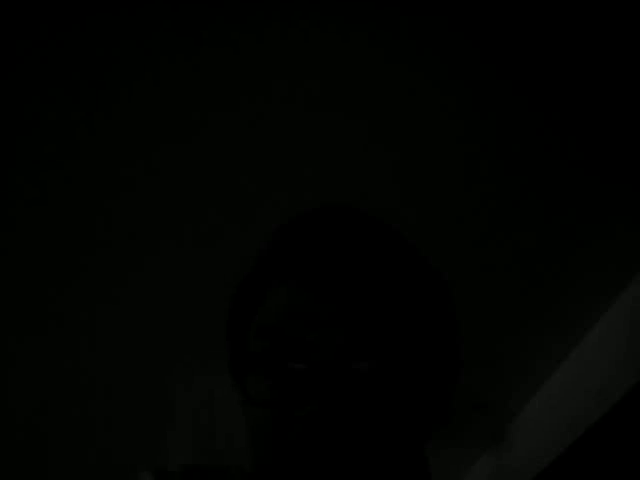
#> input picture frame 3 of Week 9/output.avi, 640 x 480 px, given in place of ballbounce.mp4, which was not available
$ jupyter execute --allow-errors 'Preparation 9F solution.ipynb'   (shell and % lines are left out)   (Python 2 division)   (older library calls are emulated)
#> lines starting #> are read from the running program, lines starting #| are printed output that depends on the picture; after the words box and inside, x2 and y2 are one past the last pixel; in counts of white or black regions, pixels touching at a corner belong together; pictures that were not available may be replaced by others from this repository, and a replacement may not be noted
[cell 1]
import os
os.getcwd()

#> (a cell that did not finish here is left out)

#> (a cell that did not finish here is left out)

#> (a cell that did not finish here is left out)

#> (a cell that did not finish here is left out)

#> (a cell that did not finish here is left out)

[cell 7]
import matplotlib.pyplot as plt
#> (the rest of this cell did not finish here and is left out)

#> (a cell that did not finish here is left out)

#> (a cell that did not finish here is left out)

[cell 10]
import numpy as np
import cv2

cap = cv2.VideoCapture('ballbounce.mp4')
cv2.namedWindow('frame',cv2.WINDOW_NORMAL)

while(cap.isOpened()):
    ret,frame = cap.read()
#> frame is the input picture: shape (480, 640, 3); mean B, G, R 1, 2.9, 1.6

    # gray = cv2.cvtColor(frame, cv2.COLOR_BGR2GRAY)
    # gray = frame # keep the color
    # gray = frame[:,::-1,:] # flip horizontal
    gray = cv2.resize(frame,None,fx=0.25, fy=0.25, interpolation = cv2.INTER_CUBIC)

    cv2.imshow('frame',gray)
    k = cv2.waitKey(10)
#> (key q is pressed here)
    if k == ord('q'):
        break
cap.release()
cv2.destroyAllWindows()

[cell 11]
print gray.shape # need to know dimensions to save video
#| (120, 160, 3)

[cell 12]
import numpy as np
import cv2

cap = cv2.VideoCapture('ballbounce.mp4')
cv2.namedWindow('frame',cv2.WINDOW_NORMAL)

fourcc = cv2.VideoWriter_fourcc(*'XVID')
out = cv2.VideoWriter('output.avi',fourcc, 20.0, (480,270), False)

i = 0
# cap.isOpened()
while(i < 100):
    i +=1
    ret,frame = cap.read()

    gray = cv2.cvtColor(frame, cv2.COLOR_BGR2GRAY)
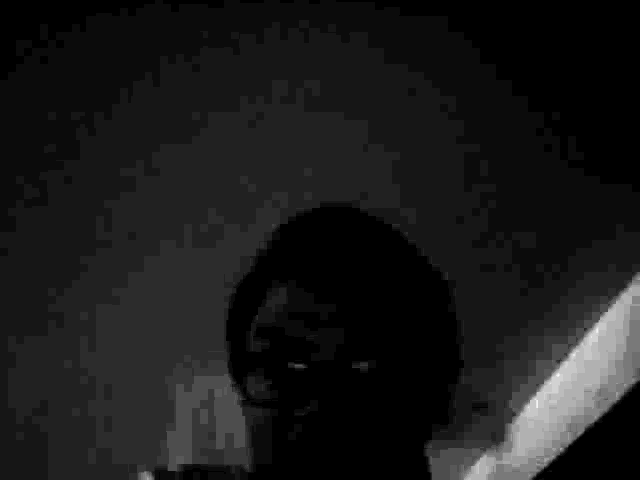
#> gray: shape (480, 640); min 0, max 23, mean 2.3; drawn with min black and max white
    # gray = frame # keep the color
    # gray = frame[:,::-1,:] # flip horizontal
    gray = cv2.resize(gray,None,fx=0.25, fy=0.25, interpolation = cv2.INTER_CUBIC)
#> gray: shape (120, 160)
    out.write(gray)

    cv2.imshow('frame',gray)
    if cv2.waitKey(10) == ord('q'):
#> (key q is pressed here)
        break

cap.release()
out.release()
cv2.destroyAllWindows()

[cell 13]
# handy in case the code above doesn't finish
cv2.destroyAllWindows()
out.release()
cap.release()

[cell 14]
def fun(*args):
    print args

fun(*"Hello")

[cell 15]
# Figure out green color
green = np.uint8([[[0,255,0 ]]])
hsv_green = cv2.cvtColor(green,cv2.COLOR_BGR2HSV)
print hsv_green

[cell 16]
# Figure out yellow color
red = np.uint8([[[0,255, 255]]])
hsv_yellow = cv2.cvtColor(red,cv2.COLOR_BGR2HSV)
print hsv_yellow

[cell 17]
import numpy as np
import cv2

cap = cv2.VideoCapture('ballbounce.mp4')
cv2.namedWindow('frame',cv2.WINDOW_NORMAL)

while(cap.isOpened()):
    ret,frame = cap.read()

    small = cv2.resize(frame,None,fx=0.5, fy=0.5, interpolation = cv2.INTER_CUBIC)
    hsv = cv2.cvtColor(small, cv2.COLOR_BGR2HSV)
#> hsv: shape (240, 320, 3); mean H, S, V 38.9, 154.4, 2.9

    lower_green = np.array([50,50,50])
    upper_green = np.array([70,255,255])

    mask1 = cv2.inRange(hsv, lower_green, upper_green) #
#> mask1: shape (240, 320); every value is 0
    # res = cv2.bitwise_and(small,small, mask= mask)
    # small[np.logical_not(mask1 > 127)] = 0 # basically equivalent
    # res = small

    lower_yellow = np.array([20,50,50])
    upper_yellow = np.array([40,255,255])

    mask2 = cv2.inRange(hsv, lower_yellow, upper_yellow)
    mask = cv2.bitwise_or(mask1,mask2)
    res = cv2.bitwise_and(small,small, mask= mask)
#> res: shape (240, 320, 3); every value is 0

    cv2.imshow('frame',res)
    k = cv2.waitKey(10)
#> (key q is pressed here)
    if k == ord('q'):
        break
cap.release()
cv2.destroyAllWindows()

[cell 18]
print mask.shape
#| (240, 320)
print mask.dtype
#| uint8

[cell 19]
# Note that we could have accomplished the same things using NumPy boolean indexing
import numpy as np
import cv2

cap = cv2.VideoCapture('ballbounce.mp4')
cv2.namedWindow('frame',cv2.WINDOW_NORMAL)

while(cap.isOpened()):
    ret,frame = cap.read()

    small = cv2.resize(frame,None,fx=0.5, fy=0.5, interpolation = cv2.INTER_CUBIC)
    hsv = cv2.cvtColor(small, cv2.COLOR_BGR2HSV)

    mask1 = np.logical_and(hsv[:,:,0] < 70, hsv[:,:,0] > 50)
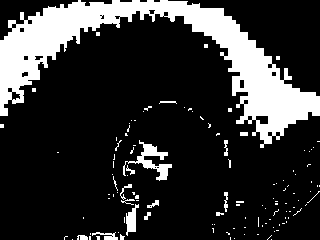
#> mask1: shape (240, 320) bool; 19.4% white; 120 white regions (104 under 20 px), largest, box (x1, y1, x2, y2) and area: (0, 0, 320, 148) 13042, (123, 140, 172, 181) 587, (126, 204, 139, 236) 224
    res = small * np.stack((mask1,mask1,mask1),2)
    # or could have done
    # small[np.logical_not(np.stack((mask1,mask1,mask1),2))] = 0
    # res = small

    cv2.imshow('frame',res)
    k = cv2.waitKey(10)
#> (key q is pressed here)
    if k == ord('q'):
        break
cap.release()
cv2.destroyAllWindows()

$ run again, starting later in the video
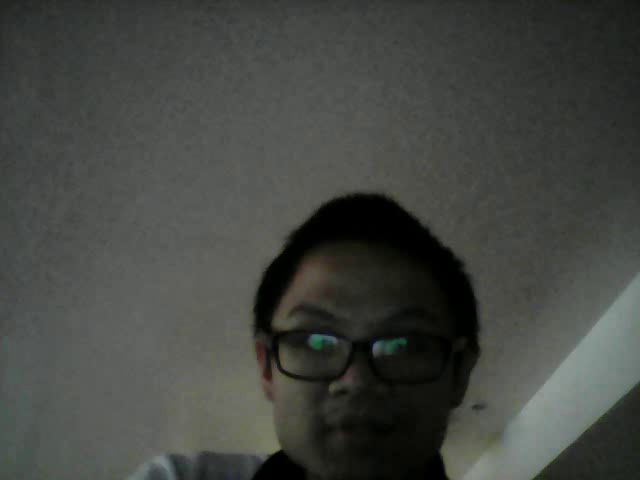
#> input picture frame 17 of Week 9/output.avi, 640 x 480 px, given in place of ballbounce.mp4, which was not available
#> frame is the input picture: shape (480, 640, 3); mean B, G, R 66, 70, 67.8
#| (120, 160, 3)
#> hsv: shape (240, 320, 3); mean H, S, V 49.2, 25, 70.2
#> `mask2 = cv2.inRange(hsv, lower_yellow, upper_yellow)`:
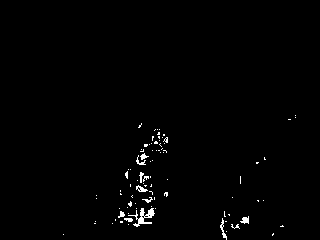
#> mask2: shape (240, 320); 1% white in thin lines or dots, all inside (x1, y1, x2, y2) = (63, 115, 296, 240)
#> mask: shape (240, 320); 1.1% white in thin lines or dots, all inside (x1, y1, x2, y2) = (3, 115, 320, 240)
#| (240, 320)
#| uint8
#> `res = small * np.stack((mask1,mask1,mask1),2)`:
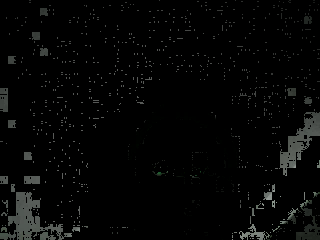
#> res: shape (240, 320, 3); mean B, G, R 5.5, 5.9, 5.5

$ run again, starting later in the video
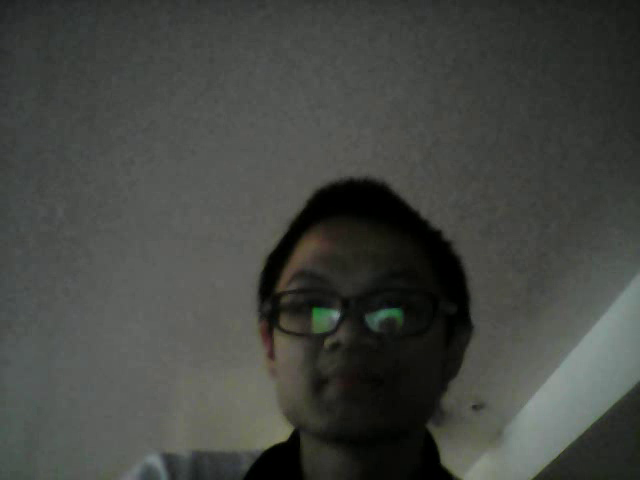
#> input picture frame 30 of Week 9/output.avi, 640 x 480 px, given in place of ballbounce.mp4, which was not available
#> frame is the input picture: shape (480, 640, 3); mean B, G, R 65.5, 69.7, 67.5
#| (120, 160, 3)
#> hsv: shape (240, 320, 3); mean H, S, V 47.9, 25.7, 70
#> `mask2 = cv2.inRange(hsv, lower_yellow, upper_yellow)`:
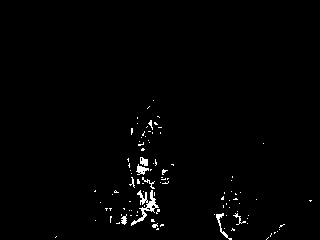
#> mask2: shape (240, 320); 1.3% white in thin lines or dots, all inside (x1, y1, x2, y2) = (55, 100, 312, 240)
#> mask: shape (240, 320); 1.5% white in thin lines or dots, all inside (x1, y1, x2, y2) = (55, 100, 316, 240)
#| (240, 320)
#| uint8
#> `res = small * np.stack((mask1,mask1,mask1),2)`:
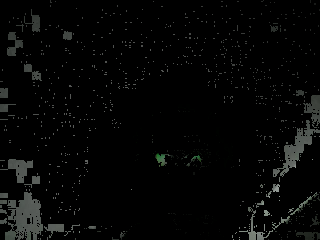
#> res: shape (240, 320, 3); mean B, G, R 5.7, 6.2, 5.7
